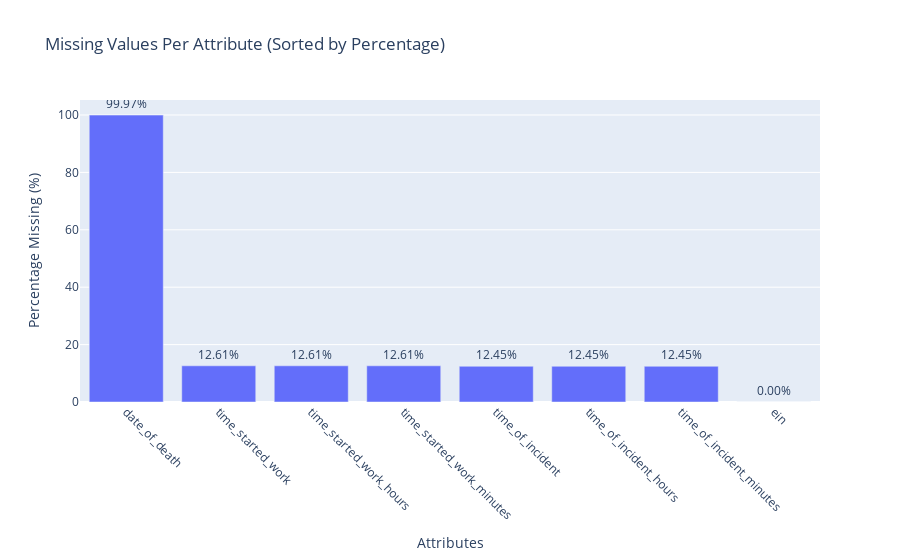
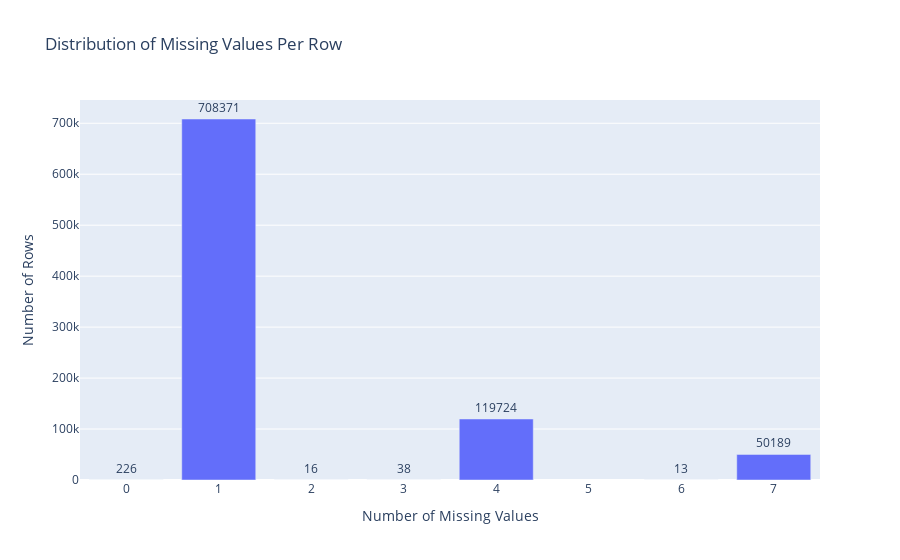

The notebook cell these images were saved under, in order:
### Code cell
analyze_and_plot_missing_values(df_preproc)

### Figure 1 — Plotly figure (JSON) as saved in the notebook; plotly's stock layout.template omitted (floating-point values rounded to 4 significant figures)
{"data": [{"alignmentgroup": "True", "hovertemplate": "Attribute=%{x}<br>Percentage_Missing=%{text}<extra></extra>", "legendgroup": "", "marker": {"color": "#636efa", "pattern": {"shape": ""}}, "name": "", "offsetgroup": "", "orientation": "v", "showlegend": false, "text": [99.97, 12.61, 12.61, 12.61, 12.45, 12.45, 12.45, 0.001821], "textposition": "outside", "texttemplate": "%{text:.2f}%", "type": "bar", "x": ["date_of_death", "time_started_work", "time_started_work_hours", "time_started_work_minutes", "time_of_incident", "time_of_incident_hours", "time_of_incident_minutes", "ein"], "xaxis": "x", "y": [99.97, 12.61, 12.61, 12.61, 12.45, 12.45, 12.45, 0.001821], "yaxis": "y"}], "layout": {"barmode": "relative", "legend": {"tracegroupgap": 0}, "showlegend": false, "title": {"text": "Missing Values Per Attribute (Sorted by Percentage)"}, "uniformtext": {"minsize": 8, "mode": "hide"}, "xaxis": {"anchor": "y", "domain": [0, 1], "tickangle": 45, "title": {"text": "Attributes"}}, "yaxis": {"anchor": "x", "domain": [0, 1], "title": {"text": "Percentage Missing (%)"}}}}

### Figure 2 — Plotly figure (JSON) as saved in the notebook; plotly's stock layout.template omitted (floating-point values rounded to 4 significant figures)
{"data": [{"alignmentgroup": "True", "hovertemplate": "Number of Missing Values=%{x}<br>Number of Rows=%{text}<extra></extra>", "legendgroup": "", "marker": {"color": "#636efa", "pattern": {"shape": ""}}, "name": "", "offsetgroup": "", "orientation": "v", "showlegend": false, "text": [226, 708371, 16, 38, 119724, 13, 50189], "textposition": "outside", "texttemplate": "%{text}", "type": "bar", "x": [0, 1, 2, 3, 4, 6, 7], "xaxis": "x", "y": [226, 708371, 16, 38, 119724, 13, 50189], "yaxis": "y"}], "layout": {"barmode": "relative", "legend": {"tracegroupgap": 0}, "showlegend": false, "title": {"text": "Distribution of Missing Values Per Row"}, "uniformtext": {"minsize": 8, "mode": "hide"}, "xaxis": {"anchor": "y", "domain": [0, 1], "title": {"text": "Number of Missing Values"}}, "yaxis": {"anchor": "x", "domain": [0, 1], "title": {"text": "Number of Rows"}}}}
